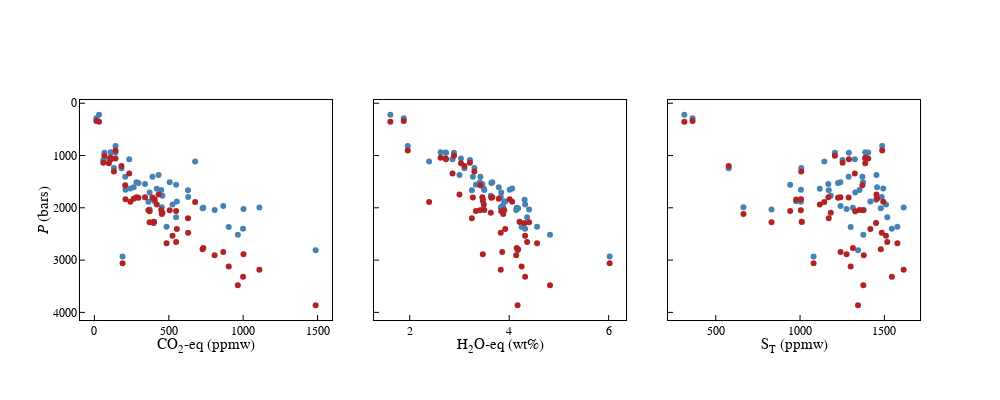

Notebook code cell kept with this figure:
### Markdown cell above
And we can plot the comparison below: default options in red, our options in blue.

### Code cell
fig = make_subplots(rows=1, cols=3, shared_yaxes = True, shared_xaxes = False,vertical_spacing=0.08, horizontal_spacing=0.05)

lw = 3
syms = 10
lc1 = "steelblue"
lc2 = "firebrick"

data1 = results1 # out model options
data2 = results2 # default options

r = 1
# P vs. CO2
c = 1
fig.add_trace(go.Scatter(mode = "markers", x=data1['CO2T-eq_ppmw'], y=data1['P_bar'], line_color = lc1, line_width = lw,line_dash = "solid"), row = r, col = c)
fig.add_trace(go.Scatter(mode = "markers", x=data2['CO2T-eq_ppmw'], y=data2['P_bar'], line_color = lc2, line_width = lw,line_dash = "solid"), row = r, col = c)
fig.update_xaxes(title = "CO<sub>2</sub>-eq (ppmw)", row = r, col = c)
fig.update_yaxes(title = "<i>P</i> (bars)", autorange = 'reversed', row = r, col = c)

# P vs. H2O
c = 2
fig.add_trace(go.Scatter(mode = "markers", x=data1['H2OT-eq_wtpc'], y=data1['P_bar'], line_color = lc1, line_width = lw,line_dash = "solid"), row = r, col = c)
fig.add_trace(go.Scatter(mode = "markers", x=data2['H2OT-eq_wtpc'], y=data2['P_bar'], line_color = lc2, line_width = lw,line_dash = "solid"), row = r, col = c)
fig.update_xaxes(title = "H<sub>2</sub>O-eq (wt%)", row = r, col = c)

# P vs. S
c = 3
fig.add_trace(go.Scatter(mode = "markers", x=data1['ST_ppmw'], y=data1['P_bar'], line_color = lc1, line_width = lw,line_dash = "solid"), row = r, col = c)
fig.add_trace(go.Scatter(mode = "markers", x=data2['ST_ppmw'], y=data2['P_bar'], line_color = lc2, line_width = lw,line_dash = "solid"), row = r, col = c)
fig.update_xaxes(title = "S<sub>T</sub> (ppmw)", row = r, col = c)

fig.update_layout(height=400, width=1000, plot_bgcolor='rgb(255,255,255)' , showlegend = False)

fig.update_xaxes(showline=True, linewidth=1, linecolor='black', mirror=True, ticks="inside", ticklen=5, title_standoff = 0, tickcolor="black",title_font=dict(size=15, family='Helvetica', color='black'), tickfont=dict(family='Helvetica', color='black', size=12))
fig.update_yaxes(showline=True, linewidth=1, linecolor='black', mirror=True, ticks="inside", ticklen=5, title_standoff = 0, tickcolor="black",title_font=dict(size=15, family='Helvetica', color='black'), tickfont=dict(family='Helvetica', color='black', size=12))

fig.update_layout(font_family="Helvetica",font_color="black")

fig.show()

### Figure 1 — Plotly figure (JSON) as saved in the notebook; plotly's stock layout.template omitted (floating-point values rounded to 4 significant figures)
{"data": [{"line": {"color": "steelblue", "dash": "solid", "width": 3}, "mode": "markers", "type": "scatter", "x": [13, 31, 189, 371, 449, 207, 405, 142, 629, 142, 485, 419, 431, 131, 457, 903, 549, 400, 209, 182, 453, 363, 808, 340, 296, 549, 1002, 732, 525, 999, 677, 234, 964, 283, 554, 371, 506, 67, 60, 109, 97, 111, 866, 390, 242, 727, 398, 630, 1487, 1109, 264], "xaxis": "x", "y": [287.6, 220.2, 2933.0, 2034.0, 1661.0, 1406.0, 1873.0, 818.5, 1664.0, 941.4, 2361.0, 1635.0, 1372.0, 1236.0, 1768.0, 2367.0, 2179.0, 2273.0, 1654.0, 1243.0, 1989.0, 1885.0, 2042.0, 1547.0, 1525.0, 1557.0, 2025.0, 2000.0, 1935.0, 2403.0, 1114.0, 1070.0, 2514.0, 1513.0, 1882.0, 1706.0, 1512.0, 946.0, 1087.0, 935.6, 1057.0, 948.2, 1965.0, 1406.0, 1633.0, 2011.0, 1845.0, 1794.0, 2812.0, 1996.0, 1608.0], "yaxis": "y"}, {"line": {"color": "firebrick", "dash": "solid", "width": 3}, "mode": "markers", "type": "scatter", "x": [13, 31, 189, 371, 449, 207, 405, 142, 629, 142, 485, 419, 431, 131, 457, 903, 549, 400, 209, 182, 453, 363, 808, 340, 296, 549, 1002, 732, 525, 999, 677, 234, 964, 283, 554, 371, 506, 67, 60, 109, 97, 111, 866, 390, 242, 727, 398, 630, 1487, 1109, 264], "xaxis": "x", "y": [337.8, 351.8, 3061.0, 2279.0, 2043.0, 1571.0, 1841.0, 903.7, 2199.0, 1056.0, 2679.0, 1939.0, 1746.0, 1304.0, 2095.0, 3120.0, 2654.0, 2268.0, 1838.0, 1202.0, 2120.0, 2048.0, 2905.0, 1798.0, 1810.0, 2060.0, 2888.0, 2770.0, 2537.0, 3319.0, 1889.0, 1342.0, 3483.0, 1800.0, 2406.0, 2064.0, 2049.0, 1003.0, 1138.0, 1043.0, 1147.0, 1069.0, 2846.0, 1802.0, 1884.0, 2794.0, 2289.0, 2479.0, 3864.0, 3186.0, 1828.0], "yaxis": "y"}, {"line": {"color": "steelblue", "dash": "solid", "width": 3}, "mode": "markers", "type": "scatter", "x": [1.88, 1.61, 6.02, 4.4, 3.5, 3.42, 3.47, 1.96, 3.25, 2.72, 4.56, 3.49, 3, 3.3, 3.63, 4.25, 4.36, 4.21, 4.01, 3.1, 3.88, 3.9, 4.14, 3.46, 3.64, 3.33, 3.47, 4.15, 4.32, 4.32, 2.39, 2.86, 4.82, 3.66, 3.92, 3.84, 3.41, 2.89, 3.21, 2.62, 3.03, 2.73, 3.86, 3.27, 4.06, 4.18, 4.31, 3.83, 4.17, 3.83, 3.79], "xaxis": "x2", "y": [287.6, 220.2, 2933.0, 2034.0, 1661.0, 1406.0, 1873.0, 818.5, 1664.0, 941.4, 2361.0, 1635.0, 1372.0, 1236.0, 1768.0, 2367.0, 2179.0, 2273.0, 1654.0, 1243.0, 1989.0, 1885.0, 2042.0, 1547.0, 1525.0, 1557.0, 2025.0, 2000.0, 1935.0, 2403.0, 1114.0, 1070.0, 2514.0, 1513.0, 1882.0, 1706.0, 1512.0, 946.0, 1087.0, 935.6, 1057.0, 948.2, 1965.0, 1406.0, 1633.0, 2011.0, 1845.0, 1794.0, 2812.0, 1996.0, 1608.0], "yaxis": "y2"}, {"line": {"color": "firebrick", "dash": "solid", "width": 3}, "mode": "markers", "type": "scatter", "x": [1.88, 1.61, 6.02, 4.4, 3.5, 3.42, 3.47, 1.96, 3.25, 2.72, 4.56, 3.49, 3, 3.3, 3.63, 4.25, 4.36, 4.21, 4.01, 3.1, 3.88, 3.9, 4.14, 3.46, 3.64, 3.33, 3.47, 4.15, 4.32, 4.32, 2.39, 2.86, 4.82, 3.66, 3.92, 3.84, 3.41, 2.89, 3.21, 2.62, 3.03, 2.73, 3.86, 3.27, 4.06, 4.18, 4.31, 3.83, 4.17, 3.83, 3.79], "xaxis": "x2", "y": [337.8, 351.8, 3061.0, 2279.0, 2043.0, 1571.0, 1841.0, 903.7, 2199.0, 1056.0, 2679.0, 1939.0, 1746.0, 1304.0, 2095.0, 3120.0, 2654.0, 2268.0, 1838.0, 1202.0, 2120.0, 2048.0, 2905.0, 1798.0, 1810.0, 2060.0, 2888.0, 2770.0, 2537.0, 3319.0, 1889.0, 1342.0, 3483.0, 1800.0, 2406.0, 2064.0, 2049.0, 1003.0, 1138.0, 1043.0, 1147.0, 1069.0, 2846.0, 1802.0, 1884.0, 2794.0, 2289.0, 2479.0, 3864.0, 3186.0, 1828.0], "yaxis": "y2"}, {"line": {"color": "steelblue", "dash": "solid", "width": 3}, "mode": "markers", "type": "scatter", "x": [362.8, 314.0, 1080.0, 830.7, 1352.0, 1370.0, 976.9, 1487.0, 1170, 1404, 1577, 1117, 1453, 1007, 1182, 1300, 1517, 1010, 1005.0, 577.0, 664.5, 1005.0, 1378.0, 1168.0, 1225.0, 941.4, 1276.0, 1313.0, 1510.0, 1544.0, 1144.0, 1325.0, 1375.0, 1239.0, 1417.0, 1327.0, 1373.0, 1206.0, 1252.0, 1386.0, 1387.0, 1290.0, 1240.0, 1288.0, 1493.0, 1479.0, 1451.0, 1484.0, 1344.0, 1614.0, 1457.0], "xaxis": "x3", "y": [287.6, 220.2, 2933.0, 2034.0, 1661.0, 1406.0, 1873.0, 818.5, 1664.0, 941.4, 2361.0, 1635.0, 1372.0, 1236.0, 1768.0, 2367.0, 2179.0, 2273.0, 1654.0, 1243.0, 1989.0, 1885.0, 2042.0, 1547.0, 1525.0, 1557.0, 2025.0, 2000.0, 1935.0, 2403.0, 1114.0, 1070.0, 2514.0, 1513.0, 1882.0, 1706.0, 1512.0, 946.0, 1087.0, 935.6, 1057.0, 948.2, 1965.0, 1406.0, 1633.0, 2011.0, 1845.0, 1794.0, 2812.0, 1996.0, 1608.0], "yaxis": "y3"}, {"line": {"color": "firebrick", "dash": "solid", "width": 3}, "mode": "markers", "type": "scatter", "x": [362.8, 314.0, 1080.0, 830.7, 1352.0, 1370.0, 976.9, 1487.0, 1170, 1404, 1577, 1117, 1453, 1007, 1182, 1300, 1517, 1010, 1005.0, 577.0, 664.5, 1005.0, 1378.0, 1168.0, 1225.0, 941.4, 1276.0, 1313.0, 1510.0, 1544.0, 1144.0, 1325.0, 1375.0, 1239.0, 1417.0, 1327.0, 1373.0, 1206.0, 1252.0, 1386.0, 1387.0, 1290.0, 1240.0, 1288.0, 1493.0, 1479.0, 1451.0, 1484.0, 1344.0, 1614.0, 1457.0], "xaxis": "x3", "y": [337.8, 351.8, 3061.0, 2279.0, 2043.0, 1571.0, 1841.0, 903.7, 2199.0, 1056.0, 2679.0, 1939.0, 1746.0, 1304.0, 2095.0, 3120.0, 2654.0, 2268.0, 1838.0, 1202.0, 2120.0, 2048.0, 2905.0, 1798.0, 1810.0, 2060.0, 2888.0, 2770.0, 2537.0, 3319.0, 1889.0, 1342.0, 3483.0, 1800.0, 2406.0, 2064.0, 2049.0, 1003.0, 1138.0, 1043.0, 1147.0, 1069.0, 2846.0, 1802.0, 1884.0, 2794.0, 2289.0, 2479.0, 3864.0, 3186.0, 1828.0], "yaxis": "y3"}], "layout": {"font": {"color": "black", "family": "Helvetica"}, "height": 400, "plot_bgcolor": "rgb(255,255,255)", "showlegend": false, "width": 1000, "xaxis": {"anchor": "y", "domain": [0, 0.3], "linecolor": "black", "linewidth": 1, "mirror": true, "showline": true, "tickcolor": "black", "tickfont": {"color": "black", "family": "Helvetica", "size": 12}, "ticklen": 5, "ticks": "inside", "title": {"font": {"color": "black", "family": "Helvetica", "size": 15}, "standoff": 0, "text": "CO<sub>2</sub>-eq (ppmw)"}}, "xaxis2": {"anchor": "y2", "domain": [0.35, 0.65], "linecolor": "black", "linewidth": 1, "mirror": true, "showline": true, "tickcolor": "black", "tickfont": {"color": "black", "family": "Helvetica", "size": 12}, "ticklen": 5, "ticks": "inside", "title": {"font": {"color": "black", "family": "Helvetica", "size": 15}, "standoff": 0, "text": "H<sub>2</sub>O-eq (wt%)"}}, "xaxis3": {"anchor": "y3", "domain": [0.7, 1], "linecolor": "black", "linewidth": 1, "mirror": true, "showline": true, "tickcolor": "black", "tickfont": {"color": "black", "family": "Helvetica", "size": 12}, "ticklen": 5, "ticks": "inside", "title": {"font": {"color": "black", "family": "Helvetica", "size": 15}, "standoff": 0, "text": "S<sub>T</sub> (ppmw)"}}, "yaxis": {"anchor": "x", "autorange": "reversed", "domain": [0, 1], "linecolor": "black", "linewidth": 1, "mirror": true, "showline": true, "tickcolor": "black", "tickfont": {"color": "black", "family": "Helvetica", "size": 12}, "ticklen": 5, "ticks": "inside", "title": {"font": {"color": "black", "family": "Helvetica", "size": 15}, "standoff": 0, "text": "<i>P</i> (bars)"}}, "yaxis2": {"anchor": "x2", "domain": [0, 1], "linecolor": "black", "linewidth": 1, "matches": "y", "mirror": true, "showline": true, "showticklabels": false, "tickcolor": "black", "tickfont": {"color": "black", "family": "Helvetica", "size": 12}, "ticklen": 5, "ticks": "inside", "title": {"font": {"color": "black", "family": "Helvetica", "size": 15}, "standoff": 0}}, "yaxis3": {"anchor": "x3", "domain": [0, 1], "linecolor": "black", "linewidth": 1, "matches": "y", "mirror": true, "showline": true, "showticklabels": false, "tickcolor": "black", "tickfont": {"color": "black", "family": "Helvetica", "size": 12}, "ticklen": 5, "ticks": "inside", "title": {"font": {"color": "black", "family": "Helvetica", "size": 15}, "standoff": 0}}}}
